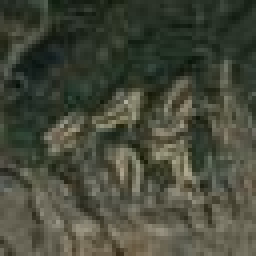
#> input picture OneSample_dataset/images/train/00001.jpg, 64 x 64 px, found by its file name (shown 4 times larger); its folder holds only this picture in this run
$ python numpy_dataset.py
#> lines starting #> are read from the running program, lines starting #| are printed output that depends on the picture
from PIL import Image
import os
import numpy as np

# Path to the folder containing the images
image_folder = '/home/buono/ObjDct_Repo/data/ShipDataset/images/train'

# Path to the folder where numpy data will be saved
numpy_folder = '/home/buono/ObjDct_Repo/data/calibration_data'

# Create the numpy folder if it doesn't exist
os.makedirs(numpy_folder, exist_ok=True)

# Loop through each image in the image folder
for filename in os.listdir(image_folder):
    if filename.endswith('.jpg') or filename.endswith('.png'):
        # Read the image using OpenCV
        image_path = os.path.join(image_folder, filename)
        image = Image.open(image_path)
#> image is the input picture: PIL image 64x64 RGB; mean R, G, B 70.1, 73.2, 58.7
        image = image.convert("L")
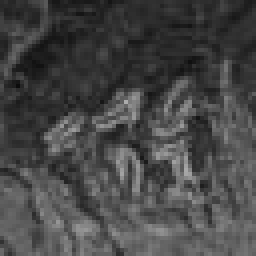
#> image: PIL image 64x64 L (shown 4 times larger); min 12, max 172, mean 70.6
        image = image.resize((88, 88))
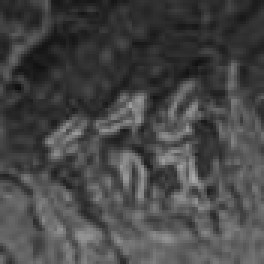
#> image: PIL image 88x88 L (shown 3 times larger); min 15, max 171, mean 70.6


        # Convert the image to numpy format
        numpy_data = np.array(image)

        # Save the numpy data to the numpy folder
        numpy_filename = os.path.splitext(filename)[0] + '.npy'
        numpy_path = os.path.join(numpy_folder, numpy_filename)
        np.save(numpy_path, numpy_data)

        print(f'Saved {numpy_filename} in {numpy_folder}')
